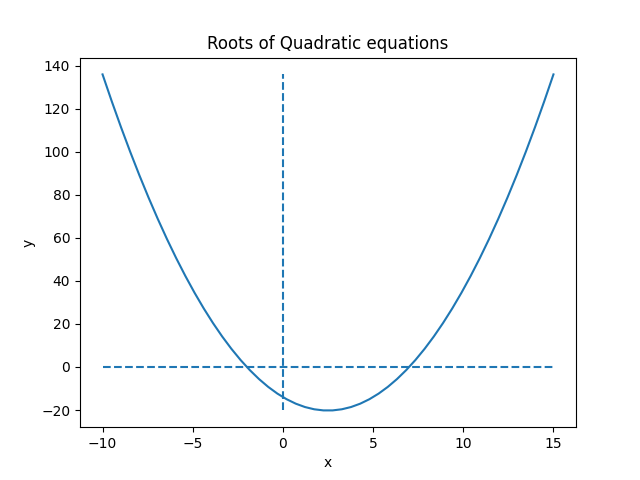

This figure's Python source:

# importing the required module
import matplotlib.pyplot as plt
import numpy as np

# x axis values
x = np.linspace(-10, 15)

# corresponding y axis values
y = x**2 - 5*x - 14

# plotting the points
plt.hlines(y=0, xmin=min(x), xmax=max(x), linestyles='dashed')
plt.vlines(x=0, ymin=min(y), ymax=max(y), linestyles='dashed')

# naming the x axis
plt.xlabel('x')

# naming the y axis
plt.ylabel('y')

# giving a title to my graph
plt.title('Roots of Quadratic equations')

plt.plot(x, y)

# function to show the plot
plt.show()
